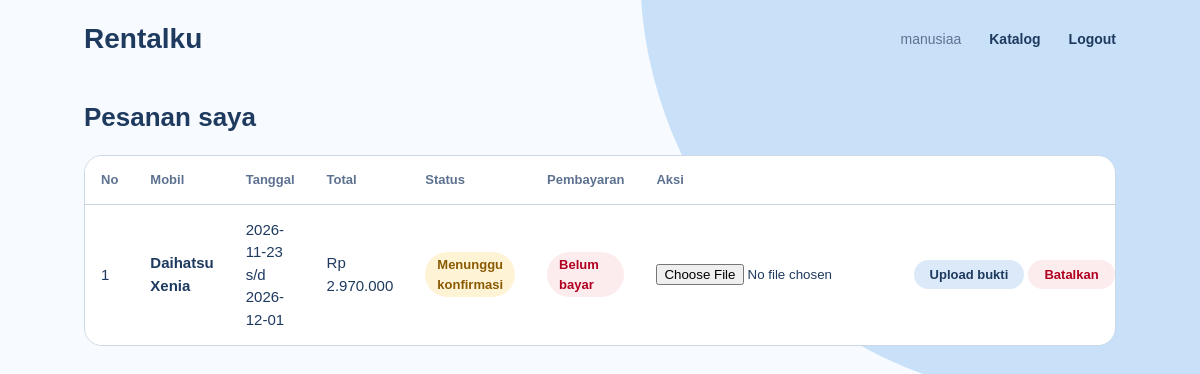
Before: /riwayatpesan.php (signed in) with the older database file.
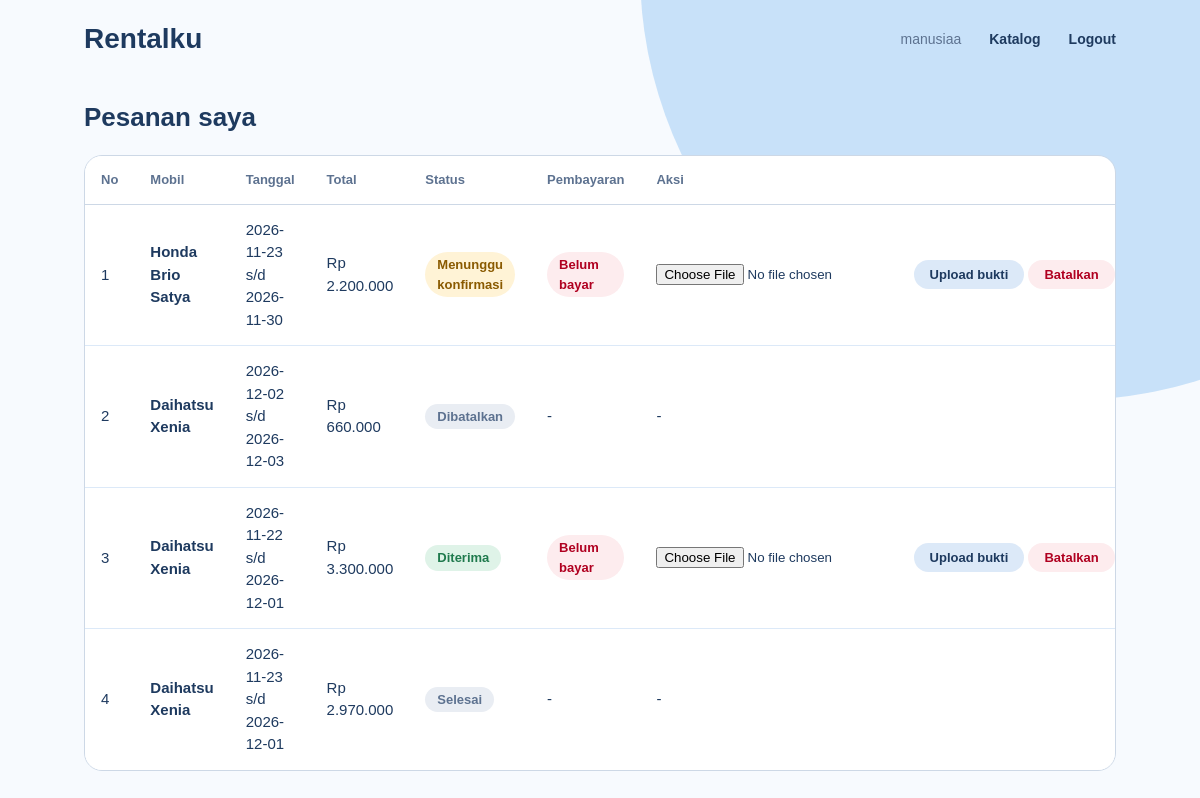
After: the same page with the newer database file.
### tables this page shows
CREATE TABLE `pesanan` (
  `id_pesanan` int(11) NOT NULL,
  `id_user` int(11) NOT NULL,
  `id_mobil` int(11) NOT NULL,
  `tgl_mulai` date NOT NULL,
  `tgl_selesai` date NOT NULL,
  `total_harga` int(11) NOT NULL,
  `status_pesanan` enum('menunggu','diterima','ditolak','selesai','dibatalkan') NOT NULL DEFAULT 'menunggu',
  `metode_bayar` enum('transfer','di_tempat') DEFAULT NULL,
  `status_bayar` enum('belum_bayar','menunggu_verifikasi','lunas') NOT NULL DEFAULT 'belum_bayar',
  `bukti_bayar` varchar(255) DEFAULT NULL,
  `tgl_pesan` timestamp NOT NULL DEFAULT current_timestamp()
);

CREATE TABLE `mobil` (
  `id_mobil` int(11) NOT NULL,
  `id_kategori` int(11) NOT NULL,
  `nama_mobil` varchar(100) NOT NULL,
  `transmisi` enum('manual','matic') NOT NULL,
  `kursi` int(11) NOT NULL,
  `harga_harian` int(11) NOT NULL,
  `foto` varchar(255) DEFAULT NULL,
  `deskripsi` text DEFAULT NULL,
  `aktif` tinyint(1) NOT NULL DEFAULT 1
);

### riwayatpesan.php (the view, shortened to what this page needs)
<?php
include "koneksi.php";
$id_user = $_SESSION["id_user"];
$stmt = $koneksi->prepare("SELECT pesanan.*, mobil.nama_mobil
    FROM pesanan
    JOIN mobil ON pesanan.id_mobil = mobil.id_mobil
    WHERE pesanan.id_user = ?
    ORDER BY pesanan.id_pesanan DESC");
$stmt->bind_param("i", $id_user);
$stmt->execute();
$hasil = $stmt->get_result();
?>
<!DOCTYPE html>
<html lang="id">
<head>
    <link rel="stylesheet" href="app.css">
</head>
<body>
<header class="bar">
    <a class="brand" href="index.php">Rentalku</a>
    <nav class="nav">
        <span class="halo"><?php echo $_SESSION["nama"]; ?></span>
        <a href="index.php">Katalog</a>
        <a href="logout.php">Logout</a>
    </nav>
</header>
<main class="wrap">
    <div class="kepala"><h2>Pesanan saya</h2></div>
    <div class="tabel-box">
    <table>
        <tr>
            <th>No</th><th>Mobil</th><th>Tanggal</th><th>Total</th><th>Status</th><th>Pembayaran</th><th>Aksi</th>
        </tr>
        <?php
        $no = 1;
        while($p = mysqli_fetch_assoc($hasil)){
            $status_teks  = "Menunggu konfirmasi";
            $status_warna = "tunggu";
            if($p["status_pesanan"] == "diterima"){
                $status_teks  = "Diterima";
                $status_warna = "on";
            }else if($p["status_pesanan"] == "ditolak"){
                $status_teks  = "Ditolak";
                $status_warna = "tolak";
            }else if($p["status_pesanan"] == "selesai"){
                $status_teks  = "Selesai";
                $status_warna = "off";
            }else if($p["status_pesanan"] == "dibatalkan"){
                $status_teks  = "Dibatalkan";
                $status_warna = "off";
            }
        ?>
        <tr>
            <td><?php echo $no++; ?></td>
            <td class="nama"><?php echo $p["nama_mobil"]; ?></td>
            <td><?php echo $p["tgl_mulai"]; ?> s/d <?php echo $p["tgl_selesai"]; ?></td>
            <td>Rp <?php echo number_format($p["total_harga"], 0, ",", "."); ?></td>
            <td><span class="pill <?php echo $status_warna; ?>"><?php echo $status_teks; ?></span></td>
            <td>
                <?php
                $aktif = in_array($p["status_pesanan"], array("menunggu", "diterima"));
                if($p["status_bayar"] == "lunas"){
                    echo "<span class='pill on'>Lunas</span>";
                }else if($p["status_bayar"] == "menunggu_verifikasi"){
                    echo "<span class='pill tunggu'>Menunggu verifikasi</span>";
                }else if($aktif){
                    echo "<span class='pill tolak'>Belum bayar</span>";
                }else{
                    echo "-";
                }
                ?>
            </td>
            <td class="aksi">
                <?php if($aktif && $p["status_bayar"] != "lunas"){ ?>
                    <form class="form-bukti" method="POST" action="uploadBukti.php" enctype="multipart/form-data">
                        <input type="file" name="bukti" accept=".jpg,.jpeg,.png" required>
                        <button type="submit" class="mini biru"><?php echo $p["bukti_bayar"] != "" ? "Ganti bukti" : "Upload bukti"; ?></button>
                    </form>
                    <form method="POST" action="batalPesanan.php">
                        <button type="submit" class="mini no" onclick="return confirm('Batalkan pesanan ini?')">Batalkan</button>
                    </form>
                <?php }else{ ?>
                    -
                <?php } ?>
            </td>
        </tr>
        <?php }?>
    </table>
    </div>
</main>
</body>
</html>

### app.css (style rules this page uses)
:root { --navy: #1e3a5f; --sky: #a8d0f5; --blue: #4a90e2; --mist: #dce9f8; --slate: #5d7290; --line: #cdd8e6; --paper: #f7fafe; --danger: #b00020; --ok: #1f7a4d; }
* { box-sizing: border-box; margin: 0; padding: 0; }
body { font-family: Arial, sans-serif; background: var(--paper); color: var(--navy); line-height: 1.5; min-height: 100vh; }
body::before { content: ""; position: fixed; top: -460px; right: -300px; width: 860px; height: 860px; border-radius: 50%; background: var(--sky); opacity: .6; z-index: -1; pointer-events: none; }
a { color: var(--blue); }
.bar { display: flex; justify-content: space-between; align-items: center; gap: 16px; max-width: 1080px; margin: 0 auto; padding: 18px 24px; }
.brand { font-size: 28px; font-weight: bold; color: var(--navy); text-decoration: none; }
.nav { display: flex; align-items: center; gap: 28px; }
.nav a { font-size: 14px; font-weight: bold; color: var(--navy); text-decoration: none; }
.nav .halo { font-size: 14px; color: var(--slate); }
.wrap { max-width: 1080px; margin: 0 auto; padding: 24px 24px 72px; }
h2 { font-size: 26px; line-height: 1.2; margin-bottom: 18px; }
.kepala { display: flex; justify-content: space-between; align-items: center; flex-wrap: wrap; gap: 14px; margin-bottom: 22px; }
.kepala h2 { margin-bottom: 0; }
.tabel-box { background: #fff; border: 1px solid var(--line); border-radius: 18px; overflow-x: auto; }
table { width: 100%; border-collapse: collapse; min-width: 760px; }
th { text-align: left; padding: 14px 16px; font-size: 13px; color: var(--slate); border-bottom: 1px solid var(--line); }
td { padding: 14px 16px; font-size: 15px; border-bottom: 1px solid var(--mist); vertical-align: middle; }
tr:last-child td { border-bottom: 0; }
.nama { font-weight: bold; }
.pill { display: inline-block; padding: 3px 12px; font-size: 13px; font-weight: bold; border-radius: 50px; }
.pill.on { background: #dff3e8; color: var(--ok); }
.pill.off { background: #e9edf3; color: var(--slate); }
.aksi { white-space: nowrap; }
.pill.tunggu { background: #fff3d6; color: #8a5a00; }
.pill.tolak { background: #fdecee; color: var(--danger); }
.mini { padding: 7px 16px; font-family: Arial, sans-serif; font-size: 13px; font-weight: bold; border: 0; border-radius: 50px; cursor: pointer; transition: background .2s, color .2s; }
.mini.no { background: #fdecee; color: var(--danger); }
.mini.biru { background: var(--mist); color: var(--navy); }
.aksi form { display: inline; }

Changed rows visible on the page:
added pesanan: id_mobil.nama_mobil "Honda Brio Satya", tgl_mulai "2026-11-23", tgl_selesai "2026-11-30", total_harga "2.200.000", status_teks "Menunggu konfirmasi", status_bayar "Belum bayar", shows "Upload bukti"
added pesanan: id_mobil.nama_mobil "Daihatsu Xenia", tgl_mulai "2026-12-02", tgl_selesai "2026-12-03", total_harga "660.000", status_pesanan "Dibatalkan"
added pesanan: id_mobil.nama_mobil "Daihatsu Xenia", tgl_mulai "2026-11-22", tgl_selesai "2026-12-01", total_harga "3.300.000", status_pesanan "Diterima", status_bayar "Belum bayar", shows "Upload bukti"
changed pesanan: status_pesanan "Menunggu konfirmasi" → "Selesai"; status_pesanan "Belum bayar Upload bukti Batalkan" → "- -"
